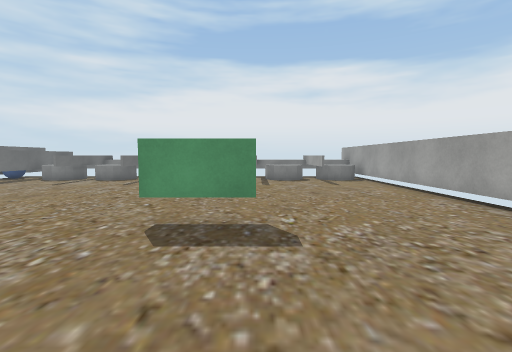
View 1 (above)

17 first-person views from a walk through a 3-D level made in the Unity game engine. The camera is 1.2 m above the floor, tilts 4° down and sees 85° across. The floor is counted in squares, 1 m on a side. Each view is taken from the middle of a square. On the plan, view 1 faces up. The plan holds only what a view shows up to about 13 squares ahead; the rest is blank. Some surface patterns are stand-ins.

View 2
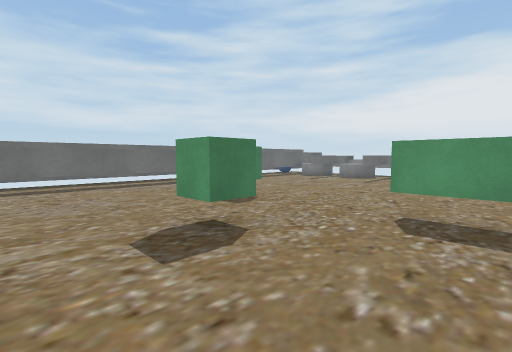

View 3
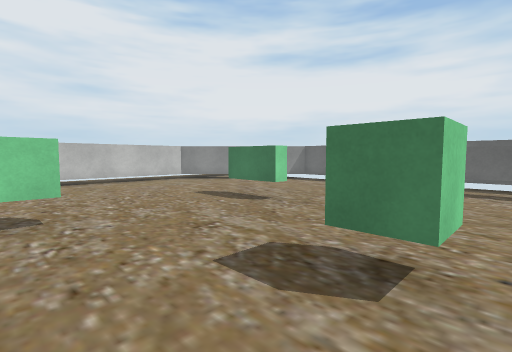

View 4
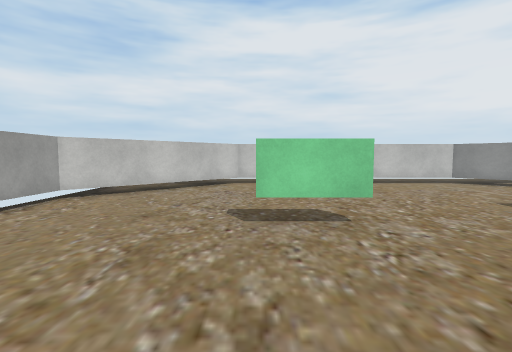

View 5
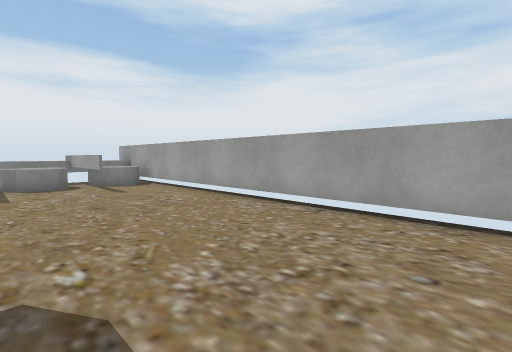

View 6
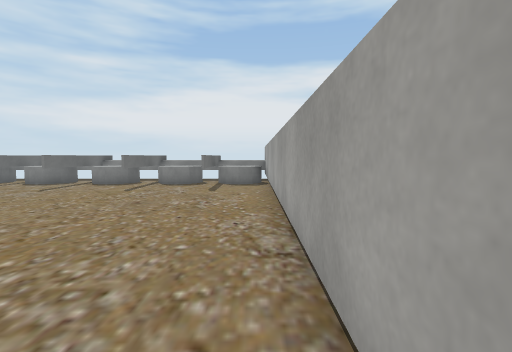

View 7
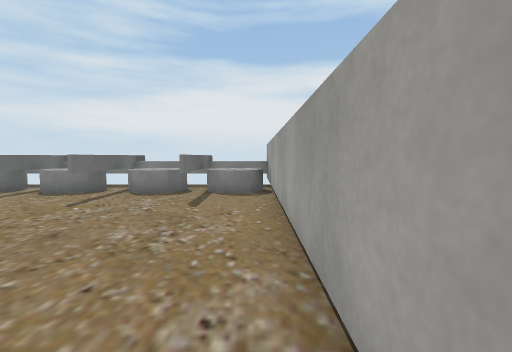

View 8
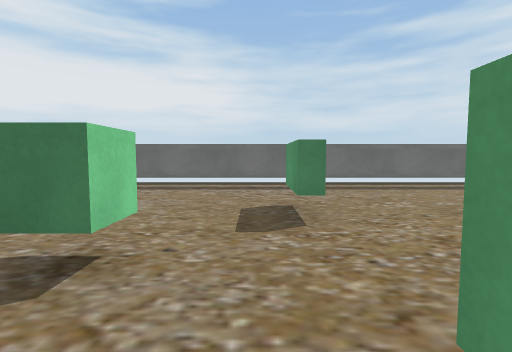

View 9
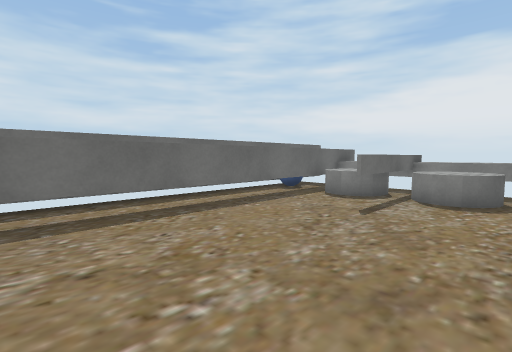

View 10
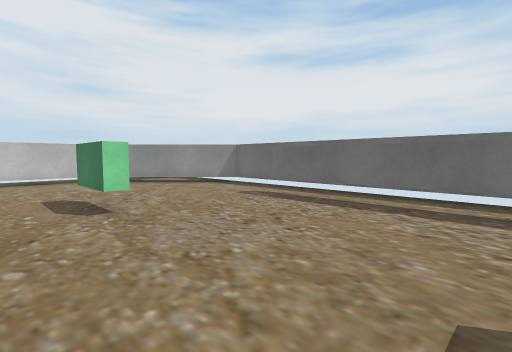

View 11
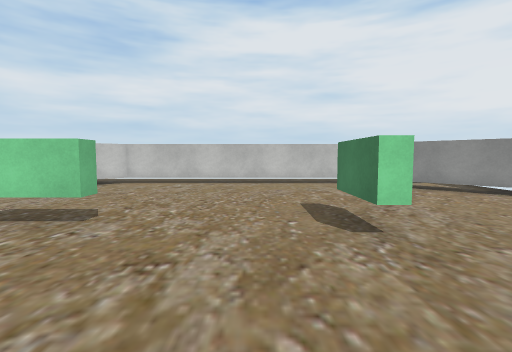

View 12
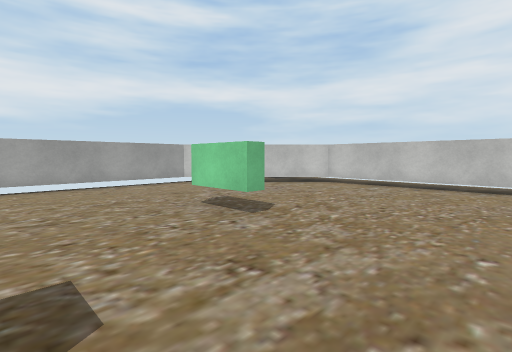

View 13
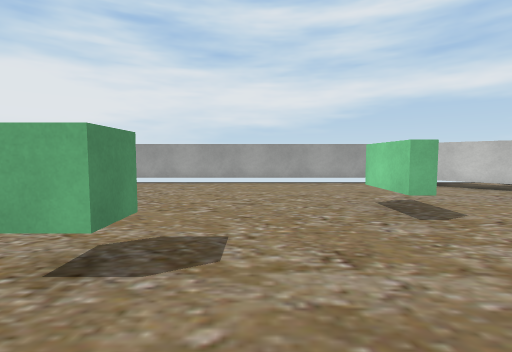

View 14
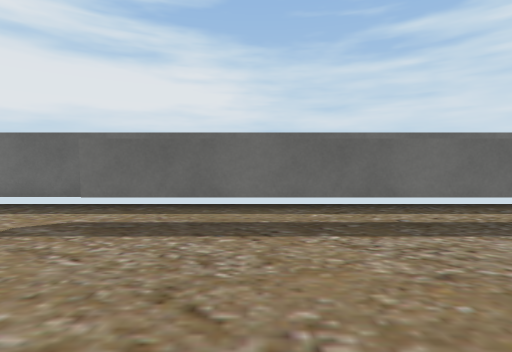

View 15
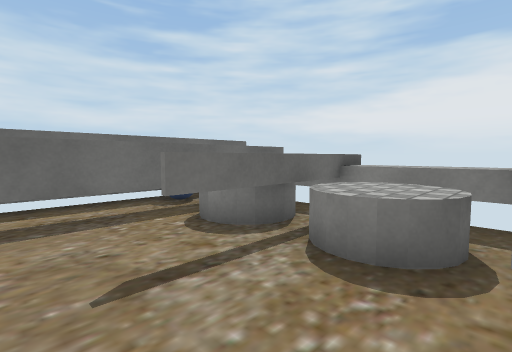

View 16
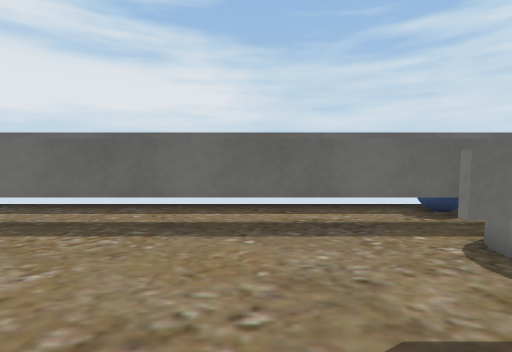

View 17
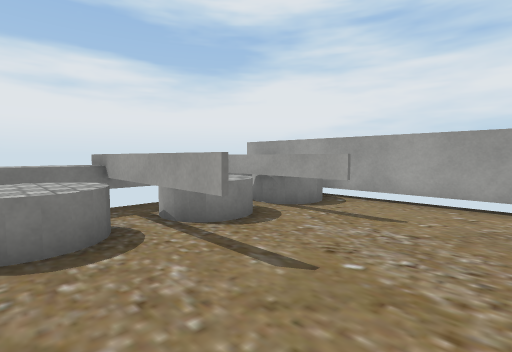

### Floor plan
Key: @ floor where view 1 was taken; # wall or solid block; x gap in a wall; . floor; ^ raised ledge; C cube; Y cylinder; B blue ball.
Columns run from 14 left of view 1 to 6 right of it. Each row starts with its distance up from view 1.
 18 # ^                 #
 17 # ^^^^^^^ ^^^^^^^^^^#
 16 #.^.Y#YY  Y#YY#YYxY.#
 15 #B^YY#YY#YY#YY#YY#YY#
 14 #.^.Y#YY#YY#YY#YYxY.#
 13 #.^..#..#..#..#..#..#
 12 #.^.................#
 11 #.^.................#
 10 #.^.................#
  9 #.^.................#
  8 #.^.................#
  7 #.^.................#
  6 #.^.................#
  5 #.^...^^^...^^^.....#
  4 #.^.................#
  3 #.^.................#
  2 #.^.......C.........#
  1 #.^.................#
  0 #.^...........@.....#
 -1 #.^.................#
 -2 #.^....^............#
 -3 #......^....^^^.....#
 -4 #......^............#
 -5 #...................#
 -6 ##.................##
 -7  ##...............##
 -8   ##.............##
 -9    ##...........##
-10     ##.........##
-11      ###########

Where each view was taken, in squares from view 1:
view 1: 0 up, 0 right, facing up
view 2: 1 down, 0 right, facing up-left
view 3: 3 up, 1 left, facing down-left
view 4: 2 up, 0 right, facing down
view 5: 2 up, 0 right, facing up-right
view 6: 2 up, 5 right, facing up
view 7: 5 up, 5 right, facing up
view 8: 4 up, 1 left, facing left
view 9: 6 up, 6 left, facing up-left
view 10: 4 up, 5 left, facing down-left
view 11: 2 up, 5 left, facing down
view 12: 1 up, 6 left, facing down-right
view 13: 0 up, 7 left, facing right
view 14: 1 up, 7 left, facing left
view 15: 11 up, 6 left, facing up-left
view 16: 11 up, 7 left, facing left
view 17: 10 up, 2 left, facing up-right
